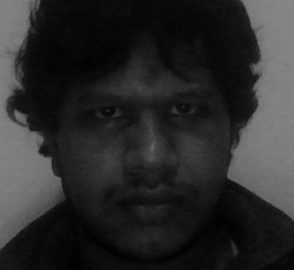
#> input picture face_recognition/dataSet/face-1.1.jpg, 294 x 270 px; its folder holds 4 pictures in this run
$ python trainer.py
#> lines starting #> are read from the running program, lines starting #| are printed output that depends on the picture
import cv2,os
import numpy as np
from PIL import Image

# recognizer = cv2.face.createLBPHFaceRecognizer_create()
recognizer = cv2.face.LBPHFaceRecognizer_create()
cascadePath = "Classifiers/face.xml"
faceCascade = cv2.CascadeClassifier(cascadePath);
path = 'dataSet'

def get_images_and_labels(path):
#> called with path = 'dataSet'
     image_paths = [os.path.join(path, f) for f in os.listdir(path)]
     # images will contains face images
     images = []
     # labels will contains the label that is assigned to the image
     labels = []
     for image_path in image_paths:
         # Read the image and convert to grayscale
         image_pil = Image.open(image_path).convert('L')
#> image_pil is the input picture: PIL image 294x270 L; min 0, max 136, mean 42.4
         # Convert the image format into numpy array
         image = np.array(image_pil, 'uint8')
         # Get the label of the image
         nbr = int(os.path.split(image_path)[1].split(".")[0].replace("face-", ""))
         #nbr=int(''.join(str(ord(c)) for c in nbr))
         print(nbr)
         # Detect the face in the image
         faces = faceCascade.detectMultiScale(image)
#> faces = [[52, 49, 196, 196]]
         # If face is detected, append the face to images and the label to labels
         for (x, y, w, h) in faces:
             images.append(image[y: y + h, x: x + w])
             labels.append(nbr)
             cv2.imshow("Adding faces to traning set...", image[y: y + h, x: x + w])
             cv2.waitKey(10)
#> this loop made 1 pass
#> pass 1, in get_images_and_labels, `cv2.imshow("Adding faces to traning set...", image[y: y + h, x: x + w])`:
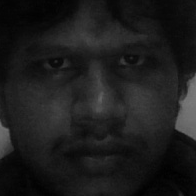
#> window 'Adding faces to traning set...': shape (196, 196); min 0, max 122, mean 28.4
#> after the loop, images = 1 item; labels = [1]
#> pass 2 of the loop in get_images_and_labels, `for image_path in image_paths:`:
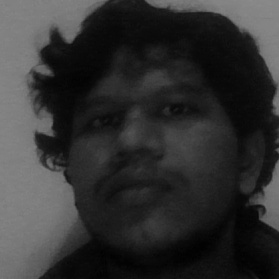
#> input picture face_recognition/dataSet/face-1.10.jpg, 279 x 279 px
#> in get_images_and_labels, image_pil is the input picture: PIL image 279x279 L; min 0, max 140, mean 50
#> faces = [[52, 48, 178, 178]]
#> the loop in get_images_and_labels, `for (x, y, w, h) in faces:` made 1 pass
#> pass 1, in get_images_and_labels, `cv2.imshow("Adding faces to traning set...", image[y: y + h, x: x + w])`:
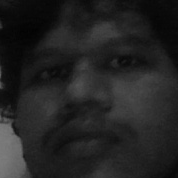
#> window 'Adding faces to traning set...': shape (178, 178); min 2, max 124, mean 34.9
#> after the loop in get_images_and_labels, `for (x, y, w, h) in faces:`: images = 2 items; labels = [1, 1]
#> pass 3 of the loop in get_images_and_labels, `for image_path in image_paths:`:
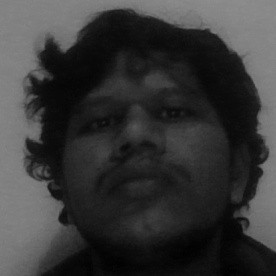
#> input picture face_recognition/dataSet/face-1.11.jpg, 276 x 276 px
#> in get_images_and_labels, image_pil is the input picture: PIL image 276x276 L; min 0, max 142, mean 55.5
#> faces = [[49, 48, 180, 180]]
#> the loop in get_images_and_labels, `for (x, y, w, h) in faces:` made 1 pass
#> pass 1, in get_images_and_labels, `cv2.imshow("Adding faces to traning set...", image[y: y + h, x: x + w])`:
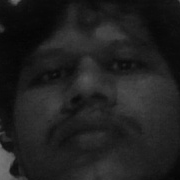
#> window 'Adding faces to traning set...': shape (180, 180); min 4, max 117, mean 31.9
#> after the loop in get_images_and_labels, `for (x, y, w, h) in faces:`: images = 3 items; labels = [1, 1, 1]
#> the loop made 4 passes; the first 3 are shown
     # return the images list and labels list
     return images, labels


images,labels = get_images_and_labels(path)
cv2.imshow('test',images[0])
cv2.waitKey(1)

recognizer.train(images, np.array(labels))
recognizer.save('trainer/trainer.yml')
cv2.destroyAllWindows()
